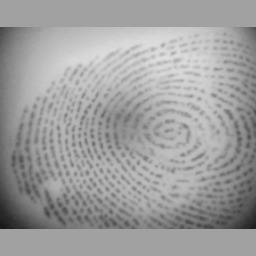
#> input picture 1.jpg, 256 x 256 px
$ python -i thining.py   (imports and definitions only)
#> lines starting #> are read from the running program, lines starting #| are printed output that depends on the picture
import cv2
import numpy as np

def thinit2(img):
    kernel = cv2.getStructuringElement(cv2.MORPH_ELLIPSE, (1, 1))
    #kernel = cv2.getStructuringElement(cv2.MORPH_CROSS, (5, 5))
    #erosion = cv2.erode(img, kernel, iterations=1)
    #erosion = cv2.bitwise_not(img)
    img_erosion = cv2.erode(img, kernel, iterations=1)
    img_dilation = cv2.dilate(img_erosion, kernel, iterations=1)
    temp = cv2.bitwise_not(img_erosion)
    #temp = cv2.subtract(img, img_erosion)
    #closing = cv2.morphologyEx(img, cv2.MORPH_CLOSE, kernel)
    return temp

>>> import cv2
>>> picture = cv2.imread('1.jpg')
#> picture is the input picture: shape (256, 256, 3); min 23, max 222, mean 158.4
>>> result = thinit2(picture)
#> in thinit2, `temp = cv2.bitwise_not(img_erosion)`:
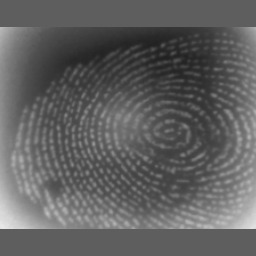
#> temp: shape (256, 256, 3); min 33, max 232, mean 96.6

$ run again, on 2.jpg
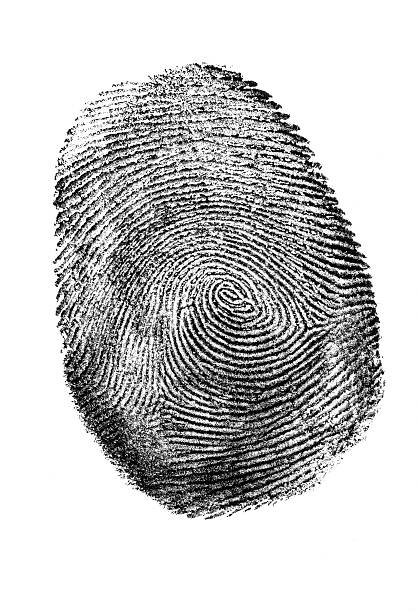
#> input picture 2.jpg, 418 x 612 px
#> picture is the input picture: shape (612, 418, 3); min 0, max 255, mean 199.6
#> in thinit2, `temp = cv2.bitwise_not(img_erosion)`:
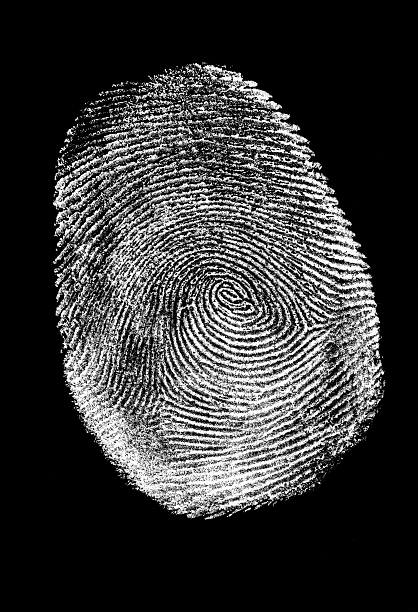
#> temp: shape (612, 418, 3); min 0, max 255, mean 55.4
